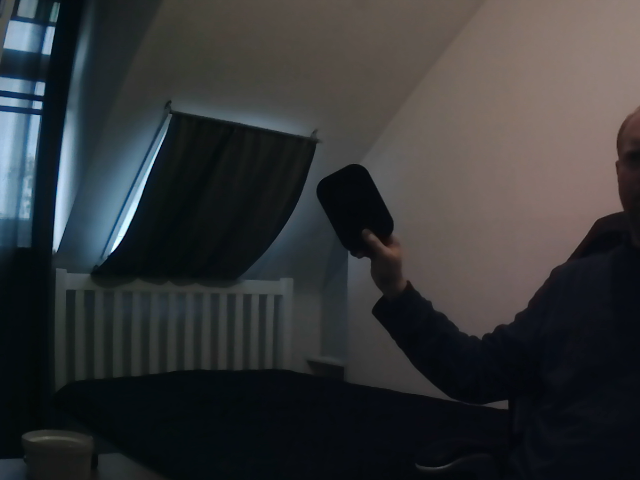
#> input picture stereo-camera/data/scenes/1/frameL/img1.png, 640 x 480 px
$ python featureMatching.py
#> lines starting #> are read from the running program, lines starting #| are printed output that depends on the picture
import numpy as np
import cv2 as cv

img1 = cv.imread('./data/scenes/1/frameL/img1.png', cv.IMREAD_UNCHANGED)
#> img1 is the input picture: shape (480, 640, 3); mean B, G, R 54.9, 53.6, 51.7
img2 = cv.imread('./data/scenes/1/frameR/img1.png', cv.IMREAD_UNCHANGED)
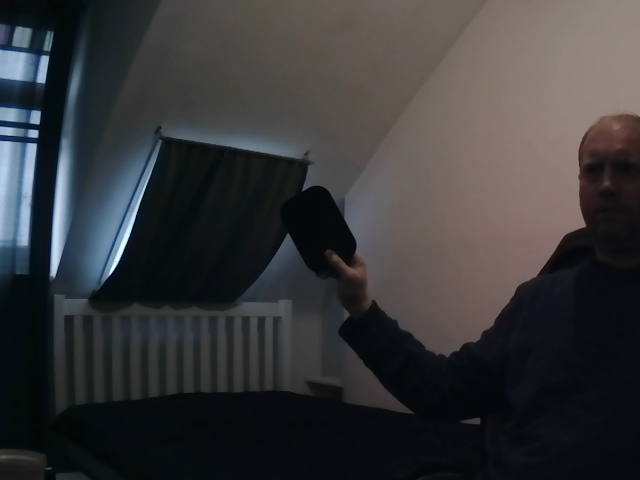
#> input picture stereo-camera/data/scenes/1/frameR/img1.png, 640 x 480 px
#> img2 is the input picture: shape (480, 640, 3); mean B, G, R 57, 55.4, 55.1
print('OpenCV: ', img1.shape)
#| OpenCV:  (480, 640, 3)
print('OpenCV: ', img2.shape)
#| OpenCV:  (480, 640, 3)

#Based on tutorial: https://www.andreasjakl.com/understand-and-apply-stereo-rectification-for-depth-maps-part-2/


# 1. Detect keypoints and their descriptors
# Based on: https://docs.opencv.org/master/dc/dc3/tutorial_py_matcher.html

# Initiate SIFT detector
sift = cv.SIFT_create()
# find the keypoints and descriptors with SIFT
kp1, des1 = sift.detectAndCompute(img1, None)
#> kp1 = 160 keypoints; strongest (x, y, size): (40, 89, 7.7), (47, 50, 6.8), (50, 31, 6.4), (36, 120, 6.9)
kp2, des2 = sift.detectAndCompute(img2, None)
#> kp2 = 138 keypoints; strongest (x, y, size): (35, 117, 8), (41, 78, 6.9), (45, 60, 6.4), (32, 148, 7.1)


# Visualize keypoints
imgSift = cv.drawKeypoints(
    img1, kp1, None, flags=cv.DRAW_MATCHES_FLAGS_DRAW_RICH_KEYPOINTS)
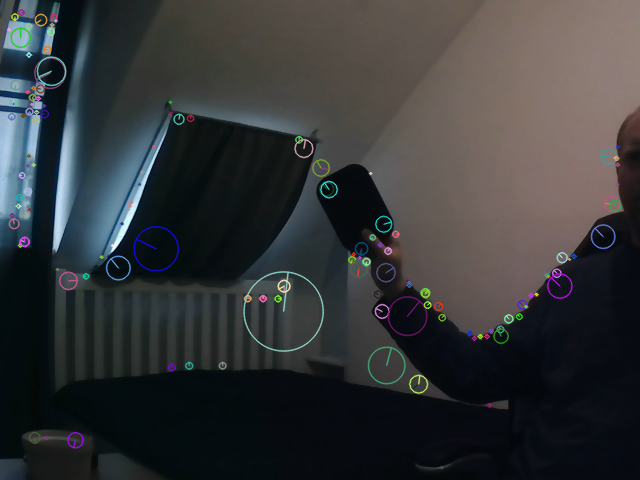
#> imgSift: shape (480, 640, 3); mean B, G, R 56.2, 54.8, 52.9
cv.imshow("SIFT Keypoints", imgSift)


# Match keypoints in both images
# Based on: https://docs.opencv.org/master/dc/dc3/tutorial_py_matcher.html
FLANN_INDEX_KDTREE = 1
index_params = dict(algorithm=FLANN_INDEX_KDTREE, trees=5)
search_params = dict(checks=50)   # or pass empty dictionary
flann = cv.FlannBasedMatcher(index_params, search_params)
matches = flann.knnMatch(des1, des2, k=2)
#> matches = 160 matches

# Keep good matches: calculate distinctive image features
# Lowe, D.G. Distinctive Image Features from Scale-Invariant Keypoints. International Journal of Computer Vision 60, 91–110 (2004). https://doi.org/10.1023/B:VISI.0000029664.99615.94
# https://www.cs.ubc.ca/~lowe/papers/ijcv04.pdf
matchesMask = [[0, 0] for i in range(len(matches))]
#> matchesMask = 160 pairs, first value 0 to 0, second value 0 to 0
good = []
pts1 = []
pts2 = []

for i, (m, n) in enumerate(matches):
    if m.distance < 0.7*n.distance:
        # Keep this keypoint pair
        matchesMask[i] = [1, 0]
        good.append(m)
        pts2.append(kp2[m.trainIdx].pt)
        pts1.append(kp1[m.queryIdx].pt)
#> after the loop, good = 71 matches; matchesMask = 160 pairs, first value 0 to 1, second value 0 to 0; pts1 = 71 pairs, first value 11.34 to 614.9, second value 12.05 to 365.3; pts2 = 71 pairs, first value 7.3 to 577.6, second value 24.98 to 388.3


# Draw the keypoint matches between both pictures
# Still based on: https://docs.opencv.org/master/dc/dc3/tutorial_py_matcher.html
draw_params = dict(matchColor=(0, 255, 0),
                   singlePointColor=(255, 0, 0),
                   matchesMask=matchesMask[300:500],
                   flags=cv.DrawMatchesFlags_DEFAULT)
#> draw_params = {'matchColor': (0, 255, 0), 'singlePointColor': (255, 0, 0), 'matchesMask': [], 'flags': 0}

keypoint_matches = cv.drawMatchesKnn(
    img1, kp1, img2, kp2, matches[300:500], None, **draw_params)
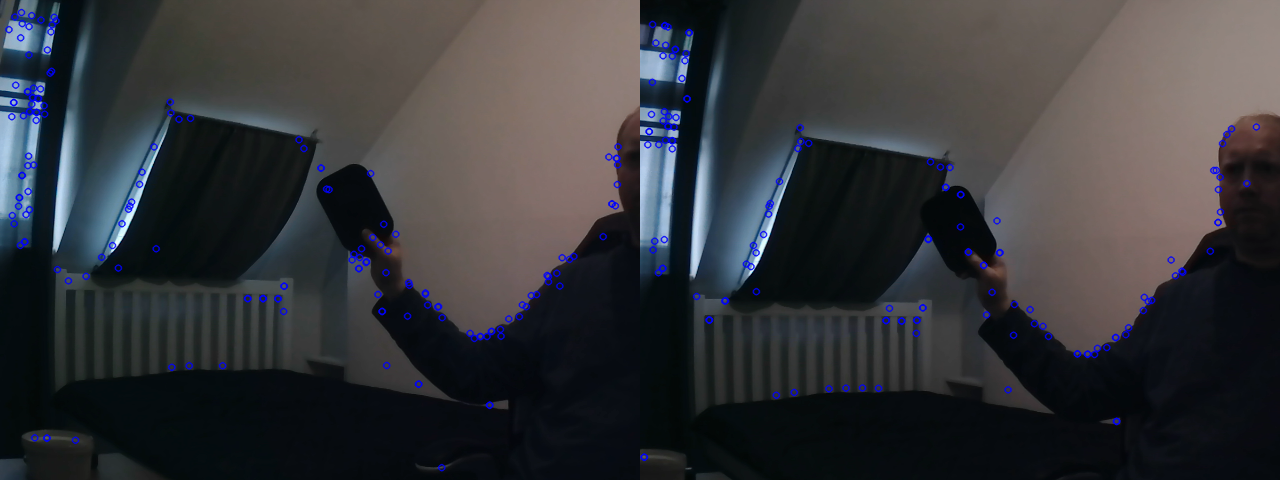
#> keypoint_matches: shape (480, 1280, 3); mean B, G, R 57.6, 53.8, 52.8
cv.imshow("Keypoint matches", keypoint_matches)


# ------------------------------------------------------------
# STEREO RECTIFICATION

Fmat = np.load('Fmat.npy') # Load fundamental matrix
#> (reads stereo-camera/Fmat.npy from the repository)

# Calculate the fundamental matrix for the cameras
# https://docs.opencv.org/master/da/de9/tutorial_py_epipolar_geometry.html
pts1 = np.int32(pts1)
#> pts1 = 71 pairs, first value 11 to 614, second value 12 to 365
pts2 = np.int32(pts2)
#> pts2 = 71 pairs, first value 7 to 577, second value 24 to 388
fundamental_matrix, inliers = cv.findFundamentalMat(pts1, pts2, cv.FM_RANSAC) #Fmat
#> fundamental_matrix = [[-1.07e-06, 7.51e-05, -0.017], [-6.99e-05, -2.15e-06, -0.0346], [0.0172, 0.0346, 1]]; inliers = 71 values, max 1 at index 0, min 0 at index 5, mean 0.859

# We select only inlier points
pts1 = pts1[inliers.ravel() == 1]
#> pts1 = 61 pairs, first value 11 to 614, second value 12 to 365
pts2 = pts2[inliers.ravel() == 1]
#> pts2 = 61 pairs, first value 7 to 577, second value 42 to 388


# Visualize epilines
# Adapted from: https://docs.opencv.org/master/da/de9/tutorial_py_epipolar_geometry.html
def drawlines(img1src, img2src, lines, pts1src, pts2src):
    ''' img1 - image on which we draw the epilines for the points in img2
        lines - corresponding epilines '''
    r, c, *_ = img1src.shape
    img1color = cv.cvtColor(img1src, cv.COLOR_GRAY2BGR)
    img2color = cv.cvtColor(img2src, cv.COLOR_GRAY2BGR)
    # Edit: use the same random seed so that two images are comparable!
    np.random.seed(0)
    for r, pt1, pt2 in zip(lines, pts1src, pts2src):
        color = tuple(np.random.randint(0, 255, 3).tolist())
        x0, y0 = map(int, [0, -r[2]/r[1]])
        x1, y1 = map(int, [c, -(r[2]+r[0]*c)/r[1]])
        img1color = cv.line(img1color, (x0, y0), (x1, y1), color, 1)
        img1color = cv.circle(img1color, tuple(pt1), 5, color, -1)
        img2color = cv.circle(img2color, tuple(pt2), 5, color, -1)
    return img1color, img2color


# Find epilines corresponding to points in right image (second image) and
# drawing its lines on left image
lines1 = cv.computeCorrespondEpilines(
    pts2.reshape(-1, 1, 2), 2, fundamental_matrix)
#> lines1 = 61 rows, first 8: [0.199, 0.98, -115.3], [0.223, 0.975, -102.3], [0.223, 0.975, -102.3], [-0.00758, 1, -223.4], [0.254, 0.967, -85.07], [0.37, 0.929, -18.46], [0.194, 0.981, -117.9], [-0.0429, 0.999, -241]
lines1 = lines1.reshape(-1, 3)
img5, img6 = drawlines(img1, img2, lines1, pts1, pts2)
#> (the run stopped early here; a loop or call above may not have finished)
